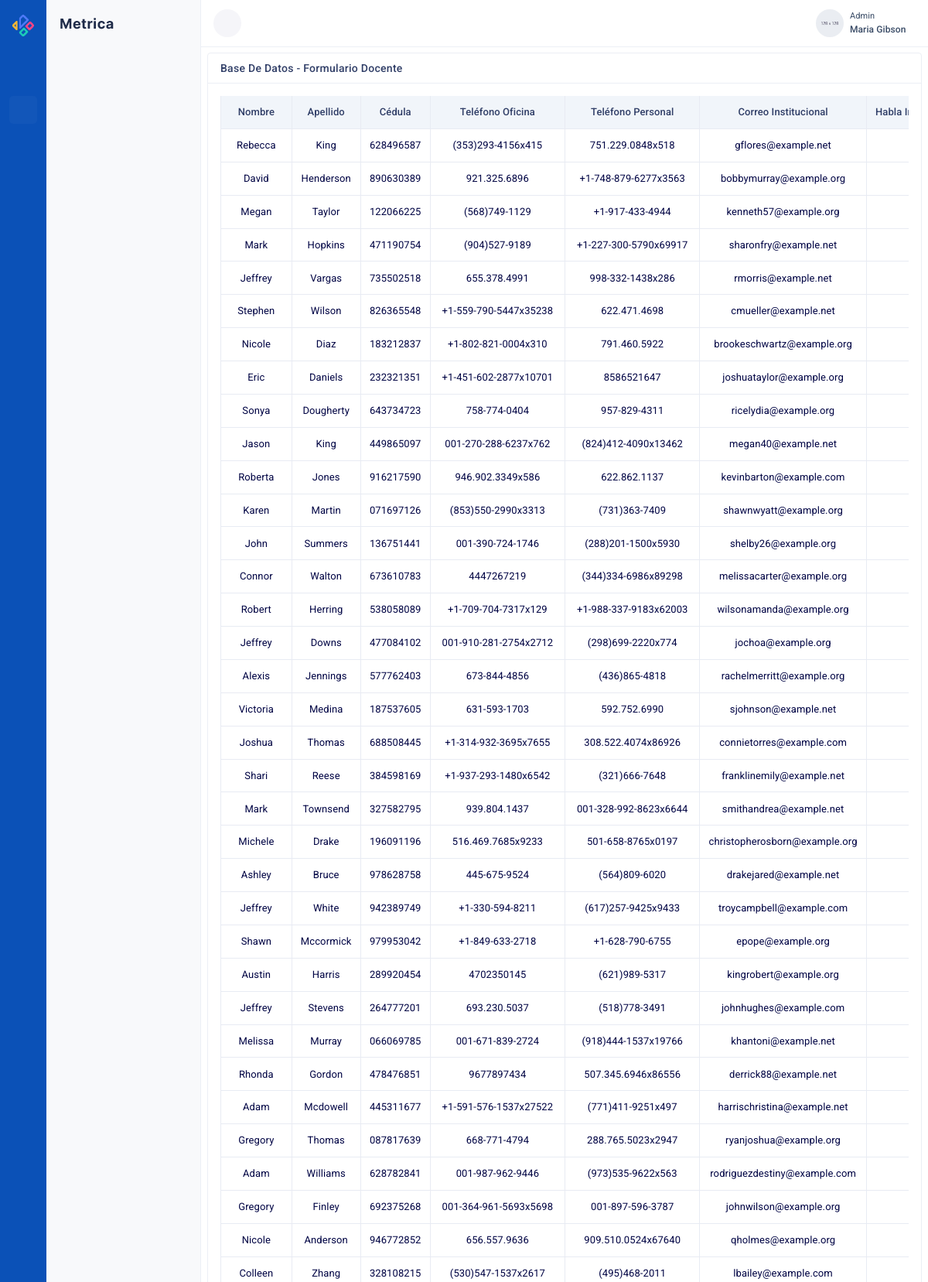
The app's page /docente_bd/ (upper part) with its own data.
### aplicacion/models.py (models this page shows, shortened)
class Docente(models.Model):
    nombre = models.CharField(max_length=100, default='')
    apellido = models.CharField(max_length=100, default='')
    cedula = models.CharField(max_length=15, default='')
    telefono_oficina = models.CharField(max_length=20, default='')
    telefono_personal = models.CharField(max_length=20, default='')
    correo_institucional = models.EmailField(default='')
    habla_ingles_en_clase = models.CharField(max_length=20, default='')
    porcentaje_tiempo_ingles = models.PositiveIntegerField(default=0)
    incentiva_hablar_ingles = models.CharField(max_length=20, default='')
    tiempo_dialogo_ingles = models.PositiveIntegerField(default=0)
    tipo_senalizaciones_ingles = models.CharField(max_length=100, default='')
    senalizaciones_aula_ingles = models.CharField(max_length=20, default='')
    cantidad_senalizaciones_aula = models.PositiveIntegerField(default=0)
    interactua_directivos_ingles = models.PositiveIntegerField(default=0)
    interactua_docentes_ingles = models.PositiveIntegerField(default=0)
    interactua_padres_ingles = models.PositiveIntegerField(default=0)
    interactua_estudiantes_ingles = models.CharField(max_length=20, default='')
    porcentaje_interaccion_estudiantes = models.PositiveIntegerField(default=0)
    actividades_ingles_fuera_aula = models.CharField(max_length=100, default='')
    frecuencia_actividades_ingles = models.CharField(max_length=20, default='')
    experiencia_anos = models.PositiveIntegerField(default=0)
    sector_experiencia = models.CharField(max_length=50, default='')
    niveles_impartidos = models.CharField(max_length=100, default='')
    nivel_actual = models.CharField(max_length=50, default='')
    titulo_ensenanza_ingles = models.CharField(max_length=20, default='')
    titulos_formales_ingles = models.TextField(default='')
    cursos_nacionales_ingles = models.TextField(default='')
    cursos_internacionales_ingles = models.TextField(default='')
    certificacion_ingles = models.CharField(max_length=20, default='')
    nombre_titulacion = models.CharField(max_length=100, default='')
    ano_certificacion = models.PositiveIntegerField(default=0)
    vencimiento_certificacion = models.CharField(max_length=10, default='')
    nivel_ingles_docente = models.CharField(max_length=50, default='')
    dispuesto_renovar_certificacion = models.CharField(max_length=20, default='')
    frecuencia_uso_recursos_ingles = models.CharField(max_length=20, default='')
    acceso_recursos_ingles = models.CharField(max_length=20, default='')

### aplicacion/views.py (the view)
# urls.py: path('docente_bd/', docente_bd, name='docente_bd'),
def docente_bd(request):
    contexto = {'docente': Docente.objects.all()}
    return render(request, "aplicacion/docente_bd.html", contexto)

### aplicacion/templates/aplicacion/docente_bd.html (shortened to what this page needs)
{% extends "base/vertical_base.html" %}
{% block page_content %}
<div class="col mt-2">
    <div class="card">
      <div class="card-header">
        <div class="row align-items-center">
          <div class="col">
            <h4 class="card-title">Base de datos - Formulario Docente</h4>
          </div>
        </div>
      </div>
      <div class="card-body">
        <div class="table-responsive">
          <table class="table mb-0">
            <thead class="thead-light">
              <tr>
                <th class="border-top-0">Nombre</th>
                <th class="border-top-0">Apellido</th>
                <th class="border-top-0">Cédula</th>
                <th class="border-top-0">Teléfono Oficina</th>
                <th class="border-top-0">Teléfono Personal</th>
                <th class="border-top-0">Correo Institucional</th>
                <th class="border-top-0">Habla Inglés en Clase</th>
              </tr>
            </thead>
            <tbody>
              {% for d in docente %}
              <tr>
                <td>{{ d.nombre }}</td>
                <td>{{ d.apellido }}</td>
                <td>{{ d.cedula }}</td>
                <td>{{ d.telefono_oficina }}</td>
                <td>{{ d.telefono_personal }}</td>
                <td>{{ d.correo_institucional }}</td>
                <td>{{ d.habla_ingles_en_clase }}</td>
              </tr>
              {% endfor %}
            </tbody>
          </table>
        </div>
      </div>
    </div>
</div>
{% endblock %}

### aplicacion/templates/base/vertical_base.html (shortened to what this page needs)
{% load static i18n %}
<!DOCTYPE html>
<html lang="en" dir="ltr">
  <head>
    {% block extra_css %} {% endblock %} {% load static i18n %}
    <link href="{% static 'css/bootstrap.min.css' %}" rel="stylesheet" type="text/css" />
    <link href="{% static 'css/icons.min.css' %}" rel="stylesheet" type="text/css" />
    <link href="{% static 'css/app.min.css' %}" rel="stylesheet" type="text/css" />
  </head>
  <body id="body" {% block body_extra %} {% endblock %}>
    {% load static i18n %}
<div class="leftbar-tab-menu">
    <div class="main-icon-menu">
        <a href="" class="logo logo-metrica d-block text-center">
            <span>
                <img src="{% static 'images/logo-sm.png' %}" alt="logo-small" class="logo-sm">
            </span>
        </a>
        <div class="main-icon-menu-body">
            <div class="position-reletive h-100" data-simplebar style="overflow-x: hidden;">
                <ul class="nav nav-tabs" role="tablist" id="tab-menu">
                    <li class="nav-item" data-bs-toggle="tooltip" data-bs-placement="right" title="Dashboard" data-bs-trigger="hover">
                        <a href="#MetricaDashboard" id="dashboard-tab" class="nav-link">
                            <i class="ti ti-smart-home menu-icon"></i>
                        </a>
                    </li>
                </ul>
            </div>
        </div>
    </div>
    <div class="main-menu-inner">
        <div class="topbar-left">
            <a href="" class="logo">
                <span>
                    <img src="{% static 'images/logo-dark.png' %}" alt="logo-large" class="logo-lg logo-dark">
                </span>
            </a>
        </div>
        <div class="menu-body navbar-vertical tab-content" data-simplebar>
        </div>
    </div>
</div>
{% load static i18n %}
<div class="topbar">
    <nav class="navbar-custom" id="navbar-custom">
        <ul class="list-unstyled topbar-nav float-end mb-0">
            <li class="dropdown">
                <a class="nav-link dropdown-toggle nav-user" data-bs-toggle="dropdown" href="#" role="button"
                    aria-haspopup="false" aria-expanded="false">
                    <div class="d-flex align-items-center">
                        <img src="{% static 'images/users/user-4.jpg' %}" alt="profile-user" class="rounded-circle me-2 thumb-sm" />
                        <div>
                            <small class="d-none d-md-block font-11">Admin</small>
                            <span class="d-none d-md-block fw-semibold font-12">Maria Gibson <i
                                    class="mdi mdi-chevron-down"></i></span>
                        </div>
                    </div>
                </a>
            </li>
        </ul>
        <ul class="list-unstyled topbar-nav mb-0">
            <li>
                <button class="nav-link button-menu-mobile nav-icon" id="togglemenu">
                    <i class="ti ti-menu-2"></i>
                </button>
            </li>
        </ul>
    </nav>
</div>
    <div class="page-wrapper">
      <div class="page-content-tab">
        {% block page_content %}{% endblock %}
      </div>
    </div>
    {% block javascript %}
    {% load static i18n %}
    {% endblock javascript %}
  </body>
</html>

### aplicacion/templates/aplicacion/docente_bd.html (style rules this page uses)
th, td { padding-top: 20px; padding-bottom: 20px; white-space: nowrap; text-align: center; border-left: 1px solid #dee2e6; border-right: 1px solid #dee2e6; }

### records on screen
Docente: nombre "Rebecca", apellido "King", cedula "628496587", telefono_oficina "(353)293-4156x415", telefono_personal "751.229.0848x518", correo_institucional "gflores@example.net"
Docente: nombre "David", apellido "Henderson", cedula "890630389", telefono_oficina "921.325.6896", telefono_personal "+1-748-879-6277x3563", correo_institucional "bobbymurray@example.org"
Docente: nombre "Megan", apellido "Taylor", cedula "122066225", telefono_oficina "(568)749-1129", telefono_personal "+1-917-433-4944", correo_institucional "kenneth57@example.org"
Docente: nombre "Mark", apellido "Hopkins", cedula "471190754", telefono_oficina "(904)527-9189", telefono_personal "+1-227-300-5790x69917", correo_institucional "sharonfry@example.net"
Docente: nombre "Jeffrey", apellido "Vargas", cedula "735502518", telefono_oficina "655.378.4991", telefono_personal "998-332-1438x286", correo_institucional "rmorris@example.net"
Docente: nombre "Stephen", apellido "Wilson", cedula "826365548", telefono_oficina "+1-559-790-5447x35238", telefono_personal "622.471.4698", correo_institucional "cmueller@example.net"
Docente: nombre "Nicole", apellido "Diaz", cedula "183212837", telefono_oficina "+1-802-821-0004x310", telefono_personal "791.460.5922", correo_institucional "brookeschwartz@example.org"
Docente: nombre "Eric", apellido "Daniels", cedula "232321351", telefono_oficina "+1-451-602-2877x10701", telefono_personal "8586521647", correo_institucional "joshuataylor@example.org"
Docente: nombre "Sonya", apellido "Dougherty", cedula "643734723", telefono_oficina "758-774-0404", telefono_personal "957-829-4311", correo_institucional "ricelydia@example.org"
Docente: nombre "Jason", apellido "King", cedula "449865097", telefono_oficina "001-270-288-6237x762", telefono_personal "(824)412-4090x13462", correo_institucional "megan40@example.net"
Docente: nombre "Roberta", apellido "Jones", cedula "916217590", telefono_oficina "946.902.3349x586", telefono_personal "622.862.1137", correo_institucional "kevinbarton@example.com"
Docente: nombre "Karen", apellido "Martin", cedula "071697126", telefono_oficina "(853)550-2990x3313", telefono_personal "(731)363-7409", correo_institucional "shawnwyatt@example.org"
Docente: nombre "John", apellido "Summers", cedula "136751441", telefono_oficina "001-390-724-1746", telefono_personal "(288)201-1500x5930", correo_institucional "shelby26@example.org"
Docente: nombre "Connor", apellido "Walton", cedula "673610783", telefono_oficina "4447267219", telefono_personal "(344)334-6986x89298", correo_institucional "melissacarter@example.org"
Docente: nombre "Robert", apellido "Herring", cedula "538058089", telefono_oficina "+1-709-704-7317x129", telefono_personal "+1-988-337-9183x62003", correo_institucional "wilsonamanda@example.org"
Docente: nombre "Jeffrey", apellido "Downs", cedula "477084102", telefono_oficina "001-910-281-2754x2712", telefono_personal "(298)699-2220x774", correo_institucional "jochoa@example.org"
Docente: nombre "Alexis", apellido "Jennings", cedula "577762403", telefono_oficina "673-844-4856", telefono_personal "(436)865-4818", correo_institucional "rachelmerritt@example.org"
Docente: nombre "Victoria", apellido "Medina", cedula "187537605", telefono_oficina "631-593-1703", telefono_personal "592.752.6990", correo_institucional "sjohnson@example.net"
Docente: nombre "Joshua", apellido "Thomas", cedula "688508445", telefono_oficina "+1-314-932-3695x7655", telefono_personal "308.522.4074x86926", correo_institucional "connietorres@example.com"
Docente: nombre "Shari", apellido "Reese", cedula "384598169", telefono_oficina "+1-937-293-1480x6542", telefono_personal "(321)666-7648", correo_institucional "franklinemily@example.net"
Docente: nombre "Mark", apellido "Townsend", cedula "327582795", telefono_oficina "939.804.1437", telefono_personal "001-328-992-8623x6644", correo_institucional "smithandrea@example.net"
Docente: nombre "Michele", apellido "Drake", cedula "196091196", telefono_oficina "516.469.7685x9233", telefono_personal "501-658-8765x0197", correo_institucional "christopherosborn@example.org"
Docente: nombre "Ashley", apellido "Bruce", cedula "978628758", telefono_oficina "445-675-9524", telefono_personal "(564)809-6020", correo_institucional "drakejared@example.net"
Docente: nombre "Jeffrey", apellido "White", cedula "942389749", telefono_oficina "+1-330-594-8211", telefono_personal "(617)257-9425x9433", correo_institucional "troycampbell@example.com"
Docente: nombre "Shawn", apellido "Mccormick", cedula "979953042", telefono_oficina "+1-849-633-2718", telefono_personal "+1-628-790-6755", correo_institucional "epope@example.org"
Docente: nombre "Austin", apellido "Harris", cedula "289920454", telefono_oficina "4702350145", telefono_personal "(621)989-5317", correo_institucional "kingrobert@example.org"
Docente: nombre "Jeffrey", apellido "Stevens", cedula "264777201", telefono_oficina "693.230.5037", telefono_personal "(518)778-3491", correo_institucional "johnhughes@example.com"
Docente: nombre "Melissa", apellido "Murray", cedula "066069785", telefono_oficina "001-671-839-2724", telefono_personal "(918)444-1537x19766", correo_institucional "khantoni@example.net"
Docente: nombre "Rhonda", apellido "Gordon", cedula "478476851", telefono_oficina "9677897434", telefono_personal "507.345.6946x86556", correo_institucional "derrick88@example.net"
Docente: nombre "Adam", apellido "Mcdowell", cedula "445311677", telefono_oficina "+1-591-576-1537x27522", telefono_personal "(771)411-9251x497", correo_institucional "harrischristina@example.net"
Docente: nombre "Gregory", apellido "Thomas", cedula "087817639", telefono_oficina "668-771-4794", telefono_personal "288.765.5023x2947", correo_institucional "ryanjoshua@example.org"
Docente: nombre "Adam", apellido "Williams", cedula "628782841", telefono_oficina "001-987-962-9446", telefono_personal "(973)535-9622x563", correo_institucional "rodriguezdestiny@example.com"
Docente: nombre "Gregory", apellido "Finley", cedula "692375268", telefono_oficina "001-364-961-5693x5698", telefono_personal "001-897-596-3787", correo_institucional "johnwilson@example.org"
Docente: nombre "Nicole", apellido "Anderson", cedula "946772852", telefono_oficina "656.557.9636", telefono_personal "909.510.0524x67640", correo_institucional "qholmes@example.org"
Docente: nombre "Colleen", apellido "Zhang", cedula "328108215", telefono_oficina "(530)547-1537x2617", telefono_personal "(495)468-2011", correo_institucional "lbailey@example.com"
